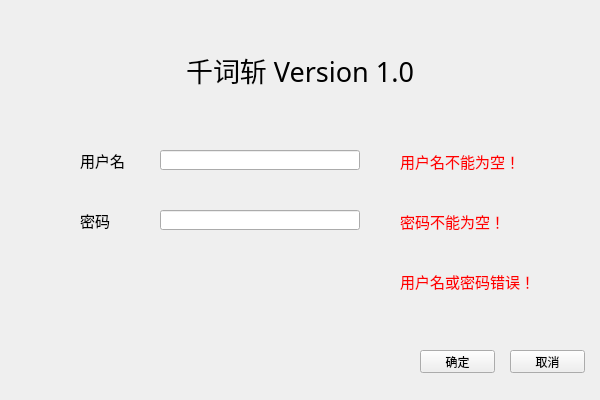
<?xml version="1.0" encoding="UTF-8"?>
<ui version="4.0">
 <class>Q_Login</class>
 <widget class="QWidget" name="Q_Login">
  <property name="geometry">
   <rect>
    <x>0</x>
    <y>0</y>
    <width>600</width>
    <height>400</height>
   </rect>
  </property>
  <property name="windowTitle">
   <string>Q_Login</string>
  </property>
  <widget class="QLabel" name="label">
   <property name="geometry">
    <rect>
     <x>150</x>
     <y>30</y>
     <width>300</width>
     <height>80</height>
    </rect>
   </property>
   <property name="font">
    <font>
     <family>微软雅黑</family>
     <pointsize>20</pointsize>
     <strikeout>false</strikeout>
    </font>
   </property>
   <property name="text">
    <string>千词斩 Version 1.0</string>
   </property>
   <property name="alignment">
    <set>Qt::AlignCenter</set>
   </property>
  </widget>
  <widget class="QLineEdit" name="line_Password">
   <property name="geometry">
    <rect>
     <x>160</x>
     <y>210</y>
     <width>200</width>
     <height>20</height>
    </rect>
   </property>
   <property name="echoMode">
    <enum>QLineEdit::Password</enum>
   </property>
  </widget>
  <widget class="QLabel" name="label_Password">
   <property name="geometry">
    <rect>
     <x>80</x>
     <y>210</y>
     <width>70</width>
     <height>20</height>
    </rect>
   </property>
   <property name="font">
    <font>
     <pointsize>11</pointsize>
    </font>
   </property>
   <property name="text">
    <string>密码</string>
   </property>
  </widget>
  <widget class="QLabel" name="label_Username">
   <property name="geometry">
    <rect>
     <x>80</x>
     <y>150</y>
     <width>70</width>
     <height>20</height>
    </rect>
   </property>
   <property name="font">
    <font>
     <pointsize>11</pointsize>
    </font>
   </property>
   <property name="text">
    <string>用户名</string>
   </property>
  </widget>
  <widget class="QLineEdit" name="line_Username">
   <property name="geometry">
    <rect>
     <x>160</x>
     <y>150</y>
     <width>200</width>
     <height>20</height>
    </rect>
   </property>
  </widget>
  <widget class="QPushButton" name="button_No">
   <property name="geometry">
    <rect>
     <x>510</x>
     <y>350</y>
     <width>75</width>
     <height>23</height>
    </rect>
   </property>
   <property name="text">
    <string>取消</string>
   </property>
  </widget>
  <widget class="QPushButton" name="button_Yes">
   <property name="geometry">
    <rect>
     <x>420</x>
     <y>350</y>
     <width>75</width>
     <height>23</height>
    </rect>
   </property>
   <property name="text">
    <string>确定</string>
   </property>
  </widget>
  <widget class="QLabel" name="label_ex2">
   <property name="geometry">
    <rect>
     <x>400</x>
     <y>210</y>
     <width>180</width>
     <height>20</height>
    </rect>
   </property>
   <property name="font">
    <font>
     <pointsize>11</pointsize>
     <strikeout>false</strikeout>
    </font>
   </property>
   <property name="text">
    <string>&lt;html&gt;&lt;head/&gt;&lt;body&gt;&lt;p&gt;&lt;span style=&quot; color:#ff0000;&quot;&gt;密码不能为空！&lt;/span&gt;&lt;/p&gt;&lt;/body&gt;&lt;/html&gt;</string>
   </property>
  </widget>
  <widget class="QLabel" name="label_ex1">
   <property name="geometry">
    <rect>
     <x>400</x>
     <y>150</y>
     <width>180</width>
     <height>20</height>
    </rect>
   </property>
   <property name="font">
    <font>
     <pointsize>11</pointsize>
     <strikeout>false</strikeout>
    </font>
   </property>
   <property name="text">
    <string>&lt;html&gt;&lt;head/&gt;&lt;body&gt;&lt;p&gt;&lt;span style=&quot; color:#ff0000;&quot;&gt;用户名不能为空！&lt;/span&gt;&lt;/p&gt;&lt;/body&gt;&lt;/html&gt;</string>
   </property>
  </widget>
  <widget class="QLabel" name="label_ex3">
   <property name="geometry">
    <rect>
     <x>400</x>
     <y>270</y>
     <width>180</width>
     <height>20</height>
    </rect>
   </property>
   <property name="font">
    <font>
     <pointsize>11</pointsize>
     <strikeout>false</strikeout>
    </font>
   </property>
   <property name="text">
    <string>&lt;html&gt;&lt;head/&gt;&lt;body&gt;&lt;p&gt;&lt;span style=&quot; color:#ff0000;&quot;&gt;用户名或密码错误！&lt;/span&gt;&lt;/p&gt;&lt;/body&gt;&lt;/html&gt;</string>
   </property>
  </widget>
 </widget>
 <layoutdefault spacing="6" margin="11"/>
 <resources/>
 <connections/>
</ui>
